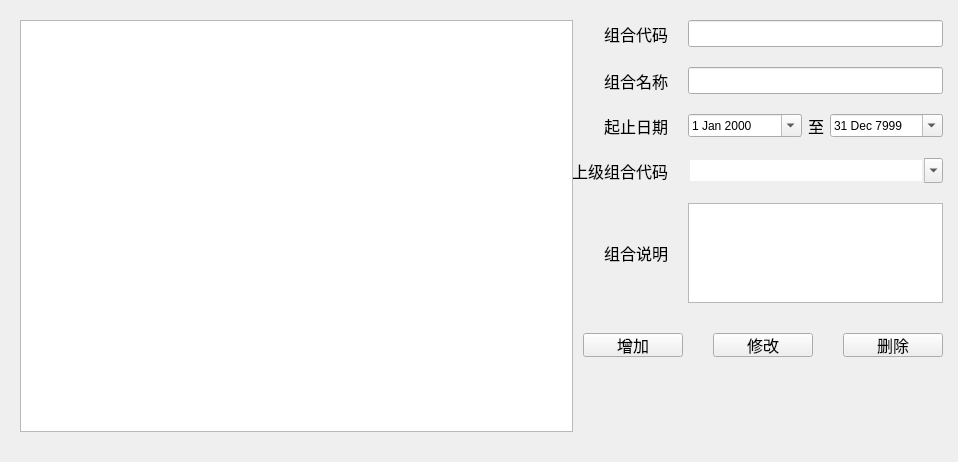
<?xml version="1.0" encoding="UTF-8"?>
<ui version="4.0">
 <class>PortfolioManage</class>
 <widget class="QWidget" name="PortfolioManage">
  <property name="geometry">
   <rect>
    <x>0</x>
    <y>0</y>
    <width>958</width>
    <height>462</height>
   </rect>
  </property>
  <property name="minimumSize">
   <size>
    <width>0</width>
    <height>0</height>
   </size>
  </property>
  <property name="windowTitle">
   <string>ParaMgrUnion</string>
  </property>
  <layout class="QHBoxLayout" name="horizontalLayout_9" stretch="3,2">
   <property name="spacing">
    <number>0</number>
   </property>
   <property name="leftMargin">
    <number>20</number>
   </property>
   <property name="topMargin">
    <number>20</number>
   </property>
   <property name="rightMargin">
    <number>15</number>
   </property>
   <property name="bottomMargin">
    <number>30</number>
   </property>
   <item>
    <widget class="QTreeView" name="treeView">
     <property name="sizePolicy">
      <sizepolicy hsizetype="Expanding" vsizetype="Expanding">
       <horstretch>0</horstretch>
       <verstretch>0</verstretch>
      </sizepolicy>
     </property>
     <property name="minimumSize">
      <size>
       <width>300</width>
       <height>0</height>
      </size>
     </property>
     <property name="maximumSize">
      <size>
       <width>16777215</width>
       <height>16777215</height>
      </size>
     </property>
     <property name="sizeAdjustPolicy">
      <enum>QAbstractScrollArea::AdjustIgnored</enum>
     </property>
     <property name="editTriggers">
      <set>QAbstractItemView::NoEditTriggers</set>
     </property>
     <attribute name="headerCascadingSectionResizes">
      <bool>false</bool>
     </attribute>
     <attribute name="headerDefaultSectionSize">
      <number>110</number>
     </attribute>
    </widget>
   </item>
   <item>
    <widget class="QWidget" name="rightWidget" native="true">
     <property name="sizePolicy">
      <sizepolicy hsizetype="Expanding" vsizetype="Preferred">
       <horstretch>0</horstretch>
       <verstretch>0</verstretch>
      </sizepolicy>
     </property>
     <property name="minimumSize">
      <size>
       <width>0</width>
       <height>0</height>
      </size>
     </property>
     <property name="maximumSize">
      <size>
       <width>16777215</width>
       <height>16777215</height>
      </size>
     </property>
     <layout class="QVBoxLayout" name="verticalLayout">
      <property name="spacing">
       <number>20</number>
      </property>
      <property name="leftMargin">
       <number>0</number>
      </property>
      <property name="topMargin">
       <number>0</number>
      </property>
      <property name="rightMargin">
       <number>0</number>
      </property>
      <property name="bottomMargin">
       <number>0</number>
      </property>
      <item>
       <layout class="QHBoxLayout" name="horizontalLayout_8">
        <property name="spacing">
         <number>20</number>
        </property>
        <item>
         <widget class="QLabel" name="label_portcode">
          <property name="minimumSize">
           <size>
            <width>95</width>
            <height>0</height>
           </size>
          </property>
          <property name="maximumSize">
           <size>
            <width>95</width>
            <height>16777215</height>
           </size>
          </property>
          <property name="font">
           <font>
            <pointsize>12</pointsize>
           </font>
          </property>
          <property name="text">
           <string>组合代码</string>
          </property>
          <property name="alignment">
           <set>Qt::AlignRight|Qt::AlignTrailing|Qt::AlignVCenter</set>
          </property>
         </widget>
        </item>
        <item>
         <widget class="XLineEdit" name="lineEdit_portcode">
          <property name="font">
           <font>
            <pointsize>12</pointsize>
           </font>
          </property>
         </widget>
        </item>
       </layout>
      </item>
      <item>
       <layout class="QHBoxLayout" name="horizontalLayout_7">
        <property name="spacing">
         <number>20</number>
        </property>
        <item>
         <widget class="QLabel" name="label_portname">
          <property name="minimumSize">
           <size>
            <width>95</width>
            <height>0</height>
           </size>
          </property>
          <property name="maximumSize">
           <size>
            <width>95</width>
            <height>16777215</height>
           </size>
          </property>
          <property name="font">
           <font>
            <pointsize>12</pointsize>
           </font>
          </property>
          <property name="text">
           <string>组合名称</string>
          </property>
          <property name="alignment">
           <set>Qt::AlignRight|Qt::AlignTrailing|Qt::AlignVCenter</set>
          </property>
         </widget>
        </item>
        <item>
         <widget class="XLineEdit" name="lineEdit_portname">
          <property name="font">
           <font>
            <pointsize>12</pointsize>
           </font>
          </property>
         </widget>
        </item>
       </layout>
      </item>
      <item>
       <layout class="QHBoxLayout" name="horizontalLayout_6" stretch="0,1">
        <property name="spacing">
         <number>0</number>
        </property>
        <property name="leftMargin">
         <number>0</number>
        </property>
        <property name="rightMargin">
         <number>0</number>
        </property>
        <item>
         <widget class="QLabel" name="label_datebegin">
          <property name="minimumSize">
           <size>
            <width>95</width>
            <height>0</height>
           </size>
          </property>
          <property name="maximumSize">
           <size>
            <width>95</width>
            <height>16777215</height>
           </size>
          </property>
          <property name="font">
           <font>
            <pointsize>12</pointsize>
           </font>
          </property>
          <property name="text">
           <string>起止日期</string>
          </property>
          <property name="alignment">
           <set>Qt::AlignRight|Qt::AlignTrailing|Qt::AlignVCenter</set>
          </property>
         </widget>
        </item>
        <item>
         <layout class="QHBoxLayout" name="horizontalLayout_10" stretch="1,0,1">
          <property name="leftMargin">
           <number>20</number>
          </property>
          <property name="rightMargin">
           <number>0</number>
          </property>
          <item>
           <widget class="xDateEdit" name="dateEdit_datebegin">
            <property name="sizePolicy">
             <sizepolicy hsizetype="Preferred" vsizetype="Fixed">
              <horstretch>0</horstretch>
              <verstretch>0</verstretch>
             </sizepolicy>
            </property>
            <property name="minimumSize">
             <size>
              <width>0</width>
              <height>0</height>
             </size>
            </property>
            <property name="maximumSize">
             <size>
              <width>16777215</width>
              <height>16777215</height>
             </size>
            </property>
            <property name="calendarPopup">
             <bool>true</bool>
            </property>
           </widget>
          </item>
          <item>
           <widget class="QLabel" name="label_dateend">
            <property name="sizePolicy">
             <sizepolicy hsizetype="Preferred" vsizetype="Preferred">
              <horstretch>0</horstretch>
              <verstretch>0</verstretch>
             </sizepolicy>
            </property>
            <property name="font">
             <font>
              <pointsize>12</pointsize>
             </font>
            </property>
            <property name="text">
             <string>至</string>
            </property>
            <property name="alignment">
             <set>Qt::AlignCenter</set>
            </property>
           </widget>
          </item>
          <item>
           <widget class="xDateEdit" name="dateEdit_dateend">
            <property name="sizePolicy">
             <sizepolicy hsizetype="Preferred" vsizetype="Fixed">
              <horstretch>0</horstretch>
              <verstretch>0</verstretch>
             </sizepolicy>
            </property>
            <property name="minimumSize">
             <size>
              <width>0</width>
              <height>0</height>
             </size>
            </property>
            <property name="maximumSize">
             <size>
              <width>16777215</width>
              <height>16777215</height>
             </size>
            </property>
            <property name="dateTime">
             <datetime>
              <hour>23</hour>
              <minute>59</minute>
              <second>59</second>
              <year>7999</year>
              <month>12</month>
              <day>31</day>
             </datetime>
            </property>
            <property name="calendarPopup">
             <bool>true</bool>
            </property>
           </widget>
          </item>
         </layout>
        </item>
       </layout>
      </item>
      <item>
       <layout class="QHBoxLayout" name="horizontalLayout_3">
        <property name="spacing">
         <number>20</number>
        </property>
        <item>
         <widget class="QLabel" name="label_parentcode">
          <property name="sizePolicy">
           <sizepolicy hsizetype="Fixed" vsizetype="Preferred">
            <horstretch>0</horstretch>
            <verstretch>0</verstretch>
           </sizepolicy>
          </property>
          <property name="minimumSize">
           <size>
            <width>95</width>
            <height>0</height>
           </size>
          </property>
          <property name="maximumSize">
           <size>
            <width>95</width>
            <height>16777215</height>
           </size>
          </property>
          <property name="font">
           <font>
            <pointsize>12</pointsize>
           </font>
          </property>
          <property name="text">
           <string>上级组合代码</string>
          </property>
          <property name="alignment">
           <set>Qt::AlignRight|Qt::AlignTrailing|Qt::AlignVCenter</set>
          </property>
         </widget>
        </item>
        <item>
         <widget class="QComboBox" name="comboBox_parentcode">
          <property name="sizePolicy">
           <sizepolicy hsizetype="Preferred" vsizetype="Fixed">
            <horstretch>0</horstretch>
            <verstretch>0</verstretch>
           </sizepolicy>
          </property>
          <property name="font">
           <font>
            <pointsize>12</pointsize>
           </font>
          </property>
          <property name="editable">
           <bool>true</bool>
          </property>
          <property name="frame">
           <bool>false</bool>
          </property>
         </widget>
        </item>
       </layout>
      </item>
      <item>
       <layout class="QHBoxLayout" name="horizontalLayout_2">
        <property name="spacing">
         <number>20</number>
        </property>
        <item>
         <widget class="QLabel" name="label">
          <property name="minimumSize">
           <size>
            <width>95</width>
            <height>0</height>
           </size>
          </property>
          <property name="maximumSize">
           <size>
            <width>95</width>
            <height>16777215</height>
           </size>
          </property>
          <property name="font">
           <font>
            <pointsize>12</pointsize>
           </font>
          </property>
          <property name="text">
           <string>组合说明</string>
          </property>
          <property name="alignment">
           <set>Qt::AlignRight|Qt::AlignTrailing|Qt::AlignVCenter</set>
          </property>
         </widget>
        </item>
        <item>
         <widget class="QTextEdit" name="textEdit">
          <property name="minimumSize">
           <size>
            <width>0</width>
            <height>100</height>
           </size>
          </property>
          <property name="maximumSize">
           <size>
            <width>16777215</width>
            <height>100</height>
           </size>
          </property>
         </widget>
        </item>
       </layout>
      </item>
      <item>
       <layout class="QHBoxLayout" name="horizontalLayout">
        <property name="spacing">
         <number>30</number>
        </property>
        <property name="leftMargin">
         <number>10</number>
        </property>
        <property name="topMargin">
         <number>10</number>
        </property>
        <item>
         <spacer name="horizontalSpacer_4">
          <property name="orientation">
           <enum>Qt::Horizontal</enum>
          </property>
          <property name="sizeHint" stdset="0">
           <size>
            <width>40</width>
            <height>20</height>
           </size>
          </property>
         </spacer>
        </item>
        <item>
         <widget class="QPushButton" name="pushButton_add">
          <property name="minimumSize">
           <size>
            <width>100</width>
            <height>24</height>
           </size>
          </property>
          <property name="maximumSize">
           <size>
            <width>100</width>
            <height>24</height>
           </size>
          </property>
          <property name="font">
           <font>
            <pointsize>12</pointsize>
           </font>
          </property>
          <property name="text">
           <string>增加</string>
          </property>
         </widget>
        </item>
        <item>
         <widget class="QPushButton" name="pushButton_modify">
          <property name="minimumSize">
           <size>
            <width>100</width>
            <height>24</height>
           </size>
          </property>
          <property name="maximumSize">
           <size>
            <width>100</width>
            <height>24</height>
           </size>
          </property>
          <property name="font">
           <font>
            <pointsize>12</pointsize>
           </font>
          </property>
          <property name="text">
           <string>修改</string>
          </property>
         </widget>
        </item>
        <item>
         <widget class="QPushButton" name="pushButton_delete">
          <property name="minimumSize">
           <size>
            <width>100</width>
            <height>24</height>
           </size>
          </property>
          <property name="maximumSize">
           <size>
            <width>100</width>
            <height>24</height>
           </size>
          </property>
          <property name="font">
           <font>
            <pointsize>12</pointsize>
           </font>
          </property>
          <property name="text">
           <string>删除</string>
          </property>
         </widget>
        </item>
        <item>
         <spacer name="horizontalSpacer_3">
          <property name="orientation">
           <enum>Qt::Horizontal</enum>
          </property>
          <property name="sizeHint" stdset="0">
           <size>
            <width>40</width>
            <height>20</height>
           </size>
          </property>
         </spacer>
        </item>
       </layout>
      </item>
      <item>
       <spacer name="verticalSpacer">
        <property name="orientation">
         <enum>Qt::Vertical</enum>
        </property>
        <property name="sizeHint" stdset="0">
         <size>
          <width>20</width>
          <height>40</height>
         </size>
        </property>
       </spacer>
      </item>
     </layout>
    </widget>
   </item>
  </layout>
 </widget>
 <layoutdefault spacing="6" margin="11"/>
 <customwidgets>
  <customwidget>
   <class>XLineEdit</class>
   <extends>QLineEdit</extends>
   <header>xlineedit.h</header>
  </customwidget>
  <customwidget>
   <class>xDateEdit</class>
   <extends>QDateEdit</extends>
   <header>xdateedit.h</header>
  </customwidget>
 </customwidgets>
 <resources/>
 <connections/>
</ui>
